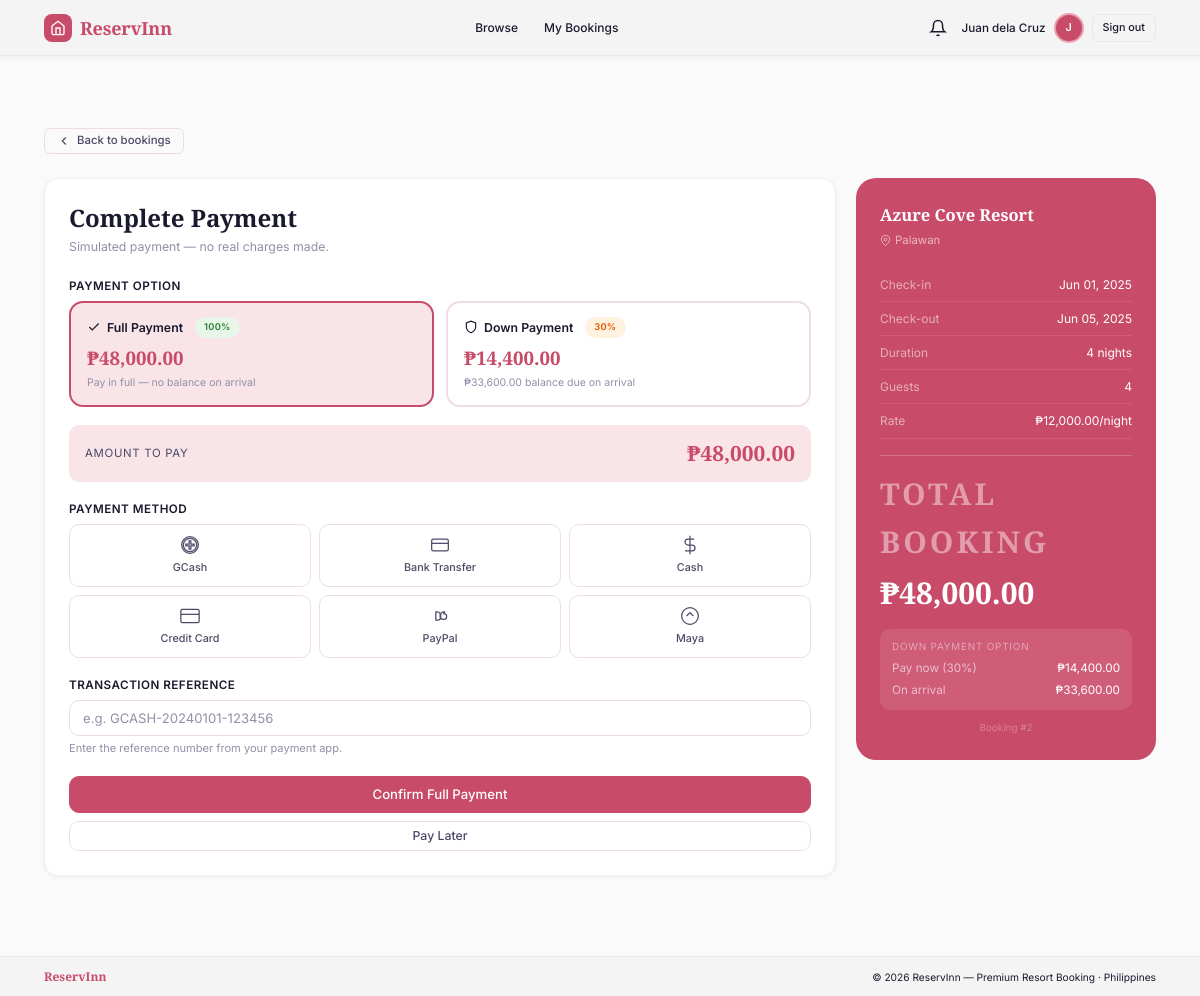
The app's page /pages/payment.php?booking_id=2 (signed in) with its own data.
### tables this page shows
CREATE TABLE IF NOT EXISTS `bookings` (
  `booking_id`       INT UNSIGNED     NOT NULL AUTO_INCREMENT,
  `resort_id`        INT UNSIGNED     NOT NULL,
  `customer_id`      INT UNSIGNED     NOT NULL,
  `check_in_date`    DATE             NOT NULL,
  `check_out_date`   DATE             NOT NULL,
  `arrival_time`     TIME             DEFAULT '14:00:00'  COMMENT 'Expected check-in time',
  `departure_time`   TIME             DEFAULT '12:00:00'  COMMENT 'Expected check-out time',
  `guest_count`      SMALLINT         NOT NULL DEFAULT 1,
  `total_price`      DECIMAL(10,2)    NOT NULL DEFAULT 0.00,
  `special_requests` TEXT             DEFAULT NULL,
  `status_id`        TINYINT UNSIGNED NOT NULL DEFAULT 1,
  `created_at`       DATETIME         NOT NULL DEFAULT CURRENT_TIMESTAMP,
  `updated_at`       DATETIME         NOT NULL DEFAULT CURRENT_TIMESTAMP ON UPDATE CURRENT_TIMESTAMP,
  PRIMARY KEY (`booking_id`),
  KEY `fk_booking_resort`   (`resort_id`),
  KEY `fk_booking_customer` (`customer_id`),
  KEY `fk_booking_status`   (`status_id`),
  CONSTRAINT `fk_booking_resort`   FOREIGN KEY (`resort_id`)   REFERENCES `resorts` (`resort_id`) ON DELETE CASCADE,
  CONSTRAINT `fk_booking_customer` FOREIGN KEY (`customer_id`) REFERENCES `users`   (`user_id`)   ON DELETE CASCADE,
  CONSTRAINT `fk_booking_status`   FOREIGN KEY (`status_id`)   REFERENCES `booking_status` (`status_id`)
);

CREATE TABLE IF NOT EXISTS `resorts` (
  `resort_id`        INT UNSIGNED    NOT NULL AUTO_INCREMENT,
  `owner_id`         INT UNSIGNED    NOT NULL,
  `name`             VARCHAR(160)    NOT NULL,
  `description`      TEXT            DEFAULT NULL,
  `location_city`    VARCHAR(80)     DEFAULT NULL,
  `location_address` VARCHAR(255)    DEFAULT NULL,
  `price_per_night`  DECIMAL(10,2)   NOT NULL DEFAULT 0.00,
  `max_guests`       SMALLINT        NOT NULL DEFAULT 1,
  `is_available`     TINYINT(1)      NOT NULL DEFAULT 1,
  `image_path`       VARCHAR(255)    DEFAULT NULL,
  `created_at`       DATETIME        NOT NULL DEFAULT CURRENT_TIMESTAMP,
  `updated_at`       DATETIME        NOT NULL DEFAULT CURRENT_TIMESTAMP ON UPDATE CURRENT_TIMESTAMP,
  PRIMARY KEY (`resort_id`),
  KEY `fk_resort_owner` (`owner_id`),
  CONSTRAINT `fk_resort_owner` FOREIGN KEY (`owner_id`) REFERENCES `users` (`user_id`) ON DELETE CASCADE
);

### pages/payment.php (the view, shortened to what this page needs)
<?php
require_once '../config.php';
$booking_id = isset($_GET['booking_id']) ? intval($_GET['booking_id']) : 0;
$booking = null; $error = '';
$fee_pct   = RESERVATION_FEE_PERCENT / 100;
$fee_label = RESERVATION_FEE_PERCENT . '%';
if ($booking_id <= 0) {
    $error = "Invalid booking reference.";
} else {
    try {
        $stmt = $pdo->prepare("SELECT b.*, r.name as resort_name, r.location_city, r.price_per_night, r.owner_id, bs.status_name
            FROM bookings b JOIN resorts r ON b.resort_id=r.resort_id JOIN booking_status bs ON b.status_id=bs.status_id
            WHERE b.booking_id=:bid AND b.customer_id=:cid");
        $stmt->execute([':bid'=>$booking_id,':cid'=>$_SESSION['user_id']]);
        $booking = $stmt->fetch();
    } catch (PDOException $e) { error_log($e->getMessage()); $error = "Unable to load booking."; }
}
$all_payments = []; $total_paid = 0; $has_down = false; $is_fully_paid = false;
if ($booking && !$error) {
    try {
        $cp = $pdo->prepare("SELECT * FROM payments WHERE booking_id=? AND payment_status='completed' ORDER BY created_at ASC");
        $cp->execute([$booking_id]);
        $all_payments = $cp->fetchAll();
        $total_paid   = array_sum(array_column($all_payments,'amount'));
    } catch (PDOException $e) { error_log($e->getMessage()); }
}
$total       = $booking ? (float)$booking['total_price'] : 0;
$down_amount = round($total * $fee_pct, 2);
$remaining   = round($total - $down_amount, 2);
$balance_due = max(0, round($total - $total_paid, 2));
$payment_success = false; $success_message = '';
$nights = $booking ? (new DateTime($booking['check_in_date']))->diff(new DateTime($booking['check_out_date']))->days : 0;
include '_head.php';
$methods = [
    ['gcash','GCash','<path d="M12 22C6.48 22 2 17.52 2 12S6.48 2 12 2s10 4.48 10 10-4.48 10-10 10zm0-18C7.59 4 4 7.59 4 12s3.59 8 8 8 8-3.59 8-8-3.59-8-8-8z"/><path d="M13 7h-2v4H7v2h4v4h2v-4h4v-2h-4z"/>'],
    ['bank_transfer','Bank Transfer','<rect x="2" y="5" width="20" height="14" rx="2"/><line x1="2" y1="10" x2="22" y2="10"/>'],
    ['cash','Cash','<line x1="12" y1="1" x2="12" y2="23"/><path d="M17 5H9.5a3.5 3.5 0 000 7h5a3.5 3.5 0 010 7H6"/>'],
    ['credit_card','Credit Card','<rect x="1" y="4" width="22" height="16" rx="2"/><line x1="1" y1="10" x2="23" y2="10"/>'],
    ['paypal','PayPal','<path d="M17.5 7H17a5 5 0 00-5 5 4 4 0 004 4h.5a3.5 3.5 0 000-7z"/><path d="M7 7h1a5 5 0 015 5v1a4 4 0 01-4 4H7V7z"/>'],
    ['maya','Maya','<circle cx="12" cy="12" r="10"/><path d="M8 12l4-4 4 4"/>'],
];
?>
<main style="padding: calc(var(--nav-h) + 16px) 0 80px">
  <div class="container">
    <a href="my_bookings.php" class="btn btn--ghost btn--sm mb-24" style="display:inline-flex">
      <svg viewBox="0 0 24 24" fill="none" stroke="currentColor" stroke-width="2"><polyline points="15 18 9 12 15 6"/></svg>
      Back to bookings
    </a>
    <div class="checkout-layout">
      <div>
        <div class="card">
          <div class="card__body">
            <h2 style="margin-bottom:4px">Complete Payment</h2>
            <p style="color:var(--text-muted);font-size:.82rem;margin-bottom:20px">Simulated payment — no real charges made.</p>
            <?php if ($booking && !$error && !$payment_success): ?>
              <form method="POST" action="">
                <?php if (!$has_down): ?>
                <div class="form-group">
                  <label class="form-label">Payment Option</label>
                  <div class="payment-type-options">
                    <label class="payment-type-card selected" id="lbl_full_payment">
                      <div class="payment-type-card__inner">
                        <div class="payment-type-card__title">
                          <svg width="14" height="14" viewBox="0 0 24 24" fill="none" stroke="currentColor" stroke-width="2"><polyline points="20 6 9 17 4 12"/></svg>
                          Full Payment <span class="badge badge--confirmed" style="margin-left:6px;font-size:.62rem">100%</span>
                        </div>
                        <div class="payment-type-card__amount">&#8369;<?php echo number_format($total,2); ?></div>
                        <div class="payment-type-card__note">Pay in full — no balance on arrival</div>
                      </div>
                    </label>
                    <label class="payment-type-card" id="lbl_reservation_fee">
                      <div class="payment-type-card__inner">
                        <div class="payment-type-card__title">
                          <svg width="14" height="14" viewBox="0 0 24 24" fill="none" stroke="currentColor" stroke-width="2"><path d="M12 22s8-4 8-10V5l-8-3-8 3v7c0 6 8 10 8 10z"/></svg>
                          Down Payment <span class="badge badge--pending" style="margin-left:6px;font-size:.62rem"><?php echo $fee_label; ?></span>
                        </div>
                        <div class="payment-type-card__amount">&#8369;<?php echo number_format($down_amount,2); ?></div>
                        <div class="payment-type-card__note">&#8369;<?php echo number_format($remaining,2); ?> balance due on arrival</div>
                      </div>
                    </label>
                  </div>
                </div>
                <?php endif; ?>
                <div style="background:var(--pink);border-radius:var(--radius-md);padding:12px 16px;margin-bottom:18px">
                  <div style="display:flex;justify-content:space-between;align-items:center">
                    <span style="font-size:.76rem;color:var(--text-2);text-transform:uppercase;letter-spacing:.06em">Amount to Pay</span>
                    <span id="amount-to-pay" style="font-family:var(--font-display);font-size:1.4rem;font-weight:700;color:var(--rose)">
                      &#8369;<?php echo number_format($has_down ? $balance_due : $total, 2); ?>
                    </span>
                  </div>
                </div>
                <div class="form-group">
                  <label class="form-label">Payment Method</label>
                  <div class="payment-methods">
                    <?php foreach ($methods as [$val,$label,$icon]): ?>
                      <label for="pm_<?php echo $val; ?>">
                        <svg viewBox="0 0 24 24" fill="none" stroke="currentColor" stroke-width="1.5"><?php echo $icon; ?></svg>
                        <?php echo $label; ?>
                      </label>
                    <?php endforeach; ?>
                  </div>
                </div>
                <div class="form-group">
                  <label class="form-label">Transaction Reference</label>
                  <input class="form-control" type="text" name="transaction_reference" placeholder="e.g. GCASH-20240101-123456" required>
                  <div class="form-hint">Enter the reference number from your payment app.</div>
                </div>
                <button type="submit" class="btn btn--primary btn--lg btn--block" id="submit-btn">
                  Confirm Full Payment
                </button>
                <a href="my_bookings.php" class="btn btn--ghost btn--block" style="margin-top:8px">Pay Later</a>
              </form>
            <?php endif; ?>
          </div>
        </div>
      </div>
      <div class="checkout-summary">
        <div class="checkout-summary__resort"><?php echo $booking ? htmlspecialchars($booking['resort_name']) : 'Booking'; ?></div>
        <?php if ($booking): ?>
          <div class="checkout-summary__loc">
            <svg viewBox="0 0 24 24" fill="none" stroke="currentColor" stroke-width="2"><path d="M21 10c0 7-9 13-9 13s-9-6-9-13a9 9 0 0118 0z"/><circle cx="12" cy="10" r="3"/></svg>
            <?php echo htmlspecialchars($booking['location_city']); ?>
          </div>
          <div class="checkout-summary__row"><span class="checkout-summary__label">Check-in</span><span><?php echo date('M d, Y',strtotime($booking['check_in_date'])); ?></span></div>
          <div class="checkout-summary__row"><span class="checkout-summary__label">Check-out</span><span><?php echo date('M d, Y',strtotime($booking['check_out_date'])); ?></span></div>
          <div class="checkout-summary__row"><span class="checkout-summary__label">Duration</span><span><?php echo $nights; ?> night<?php echo $nights!==1?'s':''; ?></span></div>
          <div class="checkout-summary__row"><span class="checkout-summary__label">Guests</span><span><?php echo $booking['guest_count']; ?></span></div>
          <div class="checkout-summary__row"><span class="checkout-summary__label">Rate</span><span>&#8369;<?php echo number_format($booking['price_per_night'],2); ?>/night</span></div>
          <div class="checkout-summary__total">
            <div class="checkout-summary__total-label">Total Booking</div>
            <div>&#8369;<?php echo number_format($total,2); ?></div>
          </div>
          <?php if (!$has_down && !$is_fully_paid): ?>
          <div style="margin-top:12px;padding:10px 12px;background:rgba(255,255,255,.1);border-radius:var(--radius-md)">
            <div style="font-size:.66rem;color:rgba(255,255,255,.45);text-transform:uppercase;letter-spacing:.08em;margin-bottom:5px">Down Payment Option</div>
            <div style="display:flex;justify-content:space-between;font-size:.78rem;margin-bottom:3px">
              <span style="color:rgba(255,255,255,.6)">Pay now (<?php echo $fee_label; ?>)</span>
              <span>&#8369;<?php echo number_format($down_amount,2); ?></span>
            </div>
            <div style="display:flex;justify-content:space-between;font-size:.78rem">
              <span style="color:rgba(255,255,255,.6)">On arrival</span>
              <span>&#8369;<?php echo number_format($remaining,2); ?></span>
            </div>
          </div>
          <?php endif; ?>
          <div style="margin-top:10px;font-size:.66rem;color:rgba(255,255,255,.3);text-align:center">Booking #<?php echo $booking_id; ?></div>
        <?php endif; ?>
      </div>
    </div>
  </div>
</main>
<?php include '_foot.php'; ?>

### records on screen
bookings: total_price "48,000.00", total_price "14,400.00", total_price "33,600.00", resort.name "Azure Cove Resort", resort.location_city "Palawan", check_in_date "Jun 01, 2025", check_out_date "Jun 05, 2025", nights "4", guest_count "4", resort.price_per_night "12,000.00"

### other values on screen
$_SESSION['user_name'] "Juan dela Cruz"
substr($_SESSION['user_name'] ?? 'U', 0, 1) "J"
$fee_label "30%"
$label "GCash"
$label "Bank Transfer"
$label "Cash"
$label "Credit Card"
$label "PayPal"
$label "Maya"
$booking_id "2"
